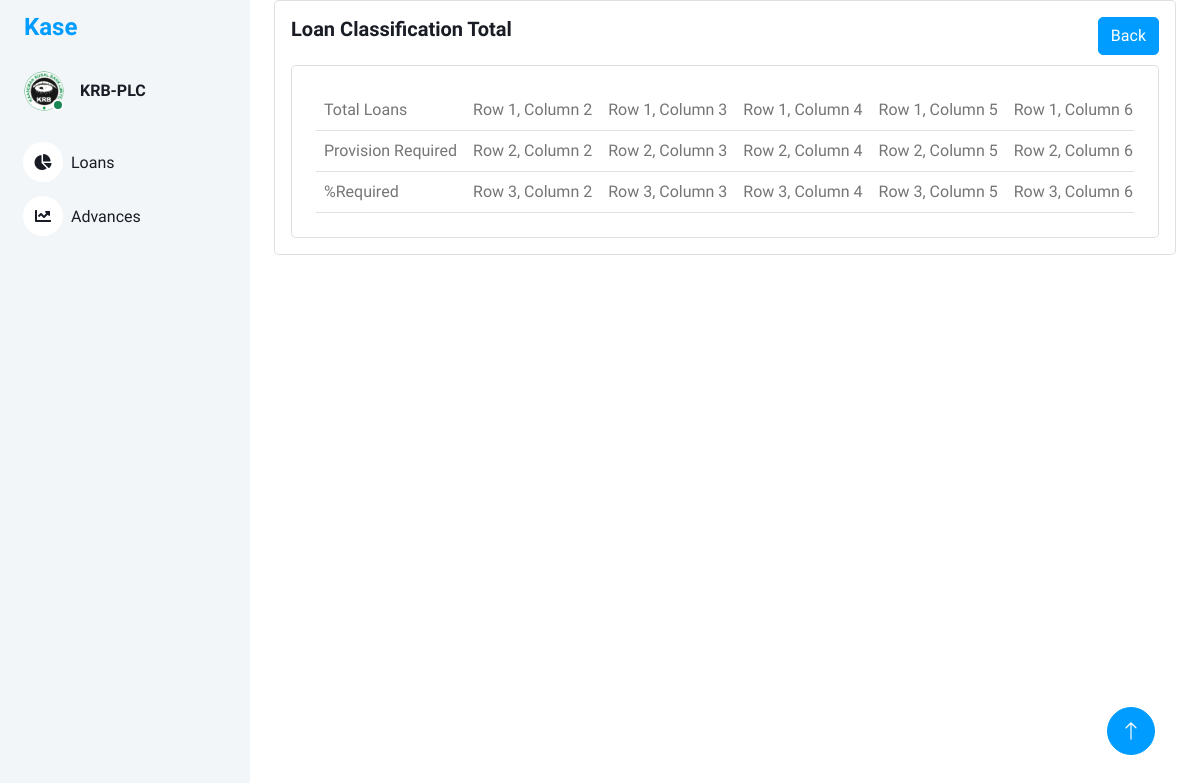
Before: /loan_classification_total/2 with the older database file.
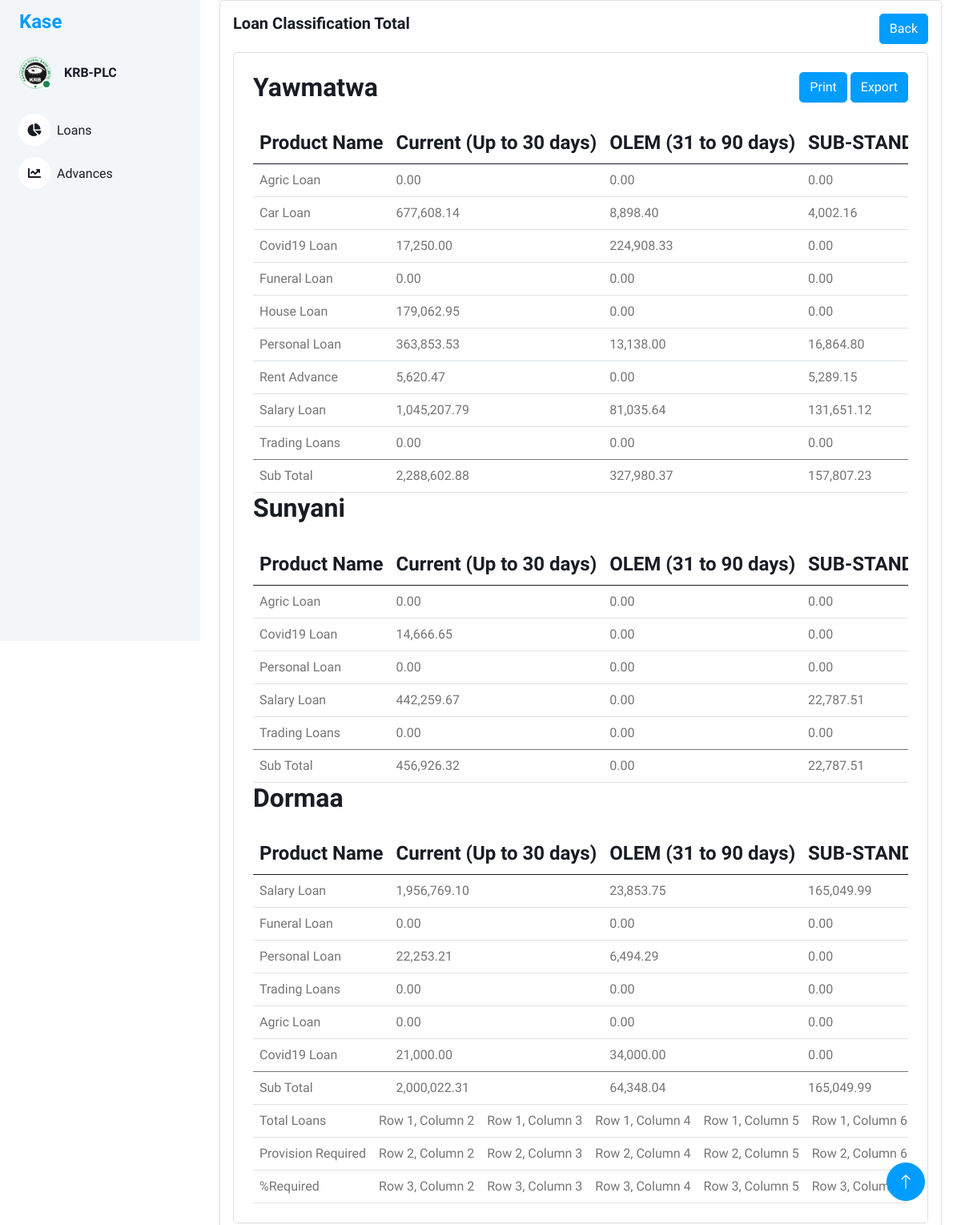
After: the same page with the newer database file.
### models/loan_classification_files.py (models this page shows, shortened)
class LoanClassificationFiles(db.Model):
    id = db.Column(db.Integer, primary_key=True)
    branch_name = db.Column(db.String(100), nullable=False)
    loan_class_id = db.Column(db.String(100), nullable=True)
    filename = db.Column(db.String(100), nullable=True)

### models/loan_classification_items.py (models this page shows, shortened)
class LoanClassificationItems(db.Model):
    id = db.Column(db.Integer, primary_key=True)
    loan_class_file_id = db.Column(db.String(100), nullable=False)
    arrangement = db.Column(db.String(100), nullable=True)
    application_id = db.Column(db.String(100), nullable=True)
    company_branch = db.Column(db.String(100), nullable=True)
    account = db.Column(db.String(100), nullable=True)
    officer = db.Column(db.String(100), nullable=True)
    product_name = db.Column(db.String(100), nullable=True)
    customer = db.Column(db.String(100), nullable=True)
    customer_name = db.Column(db.String(100), nullable=True)
    opening_date = db.Column(db.String(100), nullable=True)
    first_pay_date = db.Column(db.String(100), nullable=True)
    maturity_date = db.Column(db.String(100), nullable=True)
    term = db.Column(db.String(100), nullable=True)
    ccy = db.Column(db.String(100), nullable=True)
    commitment = db.Column(db.String(100), nullable=True)
    principal = db.Column(db.String(100), nullable=True)
    due_date = db.Column(db.String(100), nullable=True)
    overdue = db.Column(db.String(100), nullable=True)
    resch_id = db.Column(db.String(100), nullable=True)
    status = db.Column(db.String(100), nullable=True)

### views/loan_classification.py (the view)
@bp.route('/loan_classification_total/<int:id>')
def loan_classification_total(id):
    loan_classification_uploads = LoanClassificationFiles.query.filter_by(loan_class_id=id).all()
    branches_data = {}  # Dictionary to store all branches data
    branches_column_data = {}
    default_classifications = {
        'Current (Up to 30 days)': {'Commitment': 0.00, 'Principal': 0.00, 'Count': 0},
        'OLEM (31 to 90 days)': {'Commitment': 0.00, 'Principal': 0.00, 'Count': 0},
        'SUB-STAND (91 to 180 days)': {'Commitment': 0.00, 'Principal': 0.00, 'Count': 0},
        'DOUTFUL (181 to 360 days)': {'Commitment': 0.00, 'Principal': 0.00, 'Count': 0},
        'LOSS (Over 360 days)': {'Commitment': 0.00, 'Principal': 0.00, 'Count': 0}
    }
    for classification in loan_classification_uploads:
        branch_name = classification.branch_name
        if branch_name not in branches_data:
            branches_data[branch_name] = {}
            branches_column_data[branch_name] = {
                'Current (Up to 30 days)':  0.00,
                'OLEM (31 to 90 days)' : 0.00,
                'SUB-STAND (91 to 180 days)':0.00,
                'DOUTFUL (181 to 360 days)': 0.00,
                'LOSS (Over 360 days)': 0.00
            }
        loan_classification_items = LoanClassificationItems.query.filter_by(loan_class_file_id=classification.id).all()
        for item in loan_classification_items:
            product_name = item.product_name
            if item.opening_date is None:
                continue
            loan_classification = classify_loan(item.maturity_date)
            if product_name not in branches_data[branch_name]:
                branches_data[branch_name][product_name] = deepcopy(default_classifications)
            branches_data[branch_name][product_name][loan_classification]['Commitment'] += float(item.principal.replace(',', ''))
            branches_data[branch_name][product_name][loan_classification]['Principal'] += float(item.principal.replace(',', ''))
            branches_data[branch_name][product_name][loan_classification]['Count'] += 1
            branches_column_data[branch_name][loan_classification] += round(float(item.principal.replace(',', '')),2)
            branches_data[branch_name][product_name][loan_classification]['Commitment'] = round(branches_data[branch_name][product_name][loan_classification]['Commitment'], 2)
            branches_data[branch_name][product_name][loan_classification]['Principal'] = round(branches_data[branch_name][product_name][loan_classification]['Principal'], 2)
    return render_template('loan_classification_total.html', branches_data=branches_data,id=id,branches_column_total=branches_column_data)

### views/loan_classification.py (called while the page is built)
def classify_loan(maturity_date_str):
    from datetime import datetime  # Make sure you've imported datetime here
    maturity_date = datetime.strptime(maturity_date_str, '%d-%b-%y').date()
    days_outstanding = (date.today() - maturity_date).days
    if days_outstanding <= 30:
        return 'Current (Up to 30 days)'
    elif 31 <= days_outstanding <= 90:
        return 'OLEM (31 to 90 days)'
    elif 91 <= days_outstanding <= 180:
        return 'SUB-STAND (91 to 180 days)'
    elif 181 <= days_outstanding <= 360:
        return 'DOUTFUL (181 to 360 days)'
    else:
        return 'LOSS (Over 360 days)'   # Adjusted key here

### templates/loan_classification_total.html (shortened to what this page needs)
<!DOCTYPE html>
<html lang="en">
<head>
    <link href="https://cdnjs.cloudflare.com/ajax/libs/font-awesome/5.10.0/css/all.min.css" rel="stylesheet">
    <link href="https://cdn.jsdelivr.net/npm/bootstrap-icons@1.4.1/font/bootstrap-icons.css" rel="stylesheet">
    <link href="{{ url_for('static', filename='lib/owlcarousel/assets/owl.carousel.min.css') }}" rel="stylesheet">
    <link href="{{ url_for('static', filename='lib/tempusdominus/css/tempusdominus-bootstrap-4.min.css') }}"
        rel="stylesheet" />
    <link href="{{ url_for('static',filename='css/bootstrap.min.css') }}" rel="stylesheet">
    <link href="{{ url_for('static', filename='css/style.css') }}" rel="stylesheet">
</head>
<body>
    <div class="container-xxl position-relative bg-white d-flex p-0">
        <div class="sidebar pe-4 pb-3">
            <nav class="navbar bg-light navbar-light">
                <a href="{{ url_for('main.index') }}" class="navbar-brand mx-4 mb-3">
                    <h4 class="text-primary">Kase</h4>
                </a>
                <div class="d-flex align-items-center ms-4 mb-4">
                    <div class="position-relative">
                        <img class="rounded-circle" src="{{ url_for('static',filename='img/krblogoBig.png') }}" alt=""
                            style="width: 40px; height: 40px;">
                        <div
                            class="bg-success rounded-circle border border-2 border-white position-absolute end-0 bottom-0 p-1">
                        </div>
                    </div>
                    <div class="ms-3">
                        <h6 class="mb-0">KRB-PLC</h6>
                    </div>
                </div>
                <div class="navbar-nav w-100">
                    <a href="{{ url_for('main.index') }}" class="nav-item nav-link"><i
                            class="fa fa-chart-pie me-2"></i>Loans
                    </a>
                    <a href="{{ url_for('returns.returns') }}" class="nav-item nav-link"><i
                            class="fa fa-chart-line me-2"></i>Advances</a>
                </div>
            </nav>
        </div>
        <div class="content">
            <div class="container-fluid">
                <div class="container-fluid">
                    <div class="card">
                        <div class="card-body">
                            <div class="d-flex justify-content-between">
                                <div>
                                    <h5 class="card-title fw-semibold mb-4">Loan Classification Total</h5>
                                </div>
                                <div>
                                    <a href="{{ url_for('loan_classification.loan_classification_uploads', id=id )}}"
                                        class="btn btn-primary">Back</a>
                                </div>
                            </div>
                            <div class="card w-100">
                                <div class="card-body p-4">
                                    {% for branch_name, products in branches_data.items() %}
                                    <div class="d-flex justify-content-between">
                                        <div>
                                            <h2 class="card-title fw-semibold mb-4">{{ branch_name }} </h2>
                                        </div>
                                        <div>
                                            {% if loop.first %}
                                            <a href="#" class="btn btn-primary">Print</a>
                                            <a href="#" class="btn btn-primary">Export</a>
                                            {% endif %}
                                        </div>
                                    </div>
                                    <div class="table-responsive">
                                        <table class="table text-nowrap mb-0 align-middle">
                                            <thead class="text-dark fs-4">
                                                <tr>
                                                    <th>Product Name</th>
                                                    <th>Current (Up to 30 days)</th>
                                                    <th>OLEM (31 to 90 days)</th>
                                                    <th>SUB-STAND (91 to 180 days)</th>
                                                </tr>
                                            </thead>
                                            <tbody>
                                                {% for product_name, classifications in products.items()%}
                                                    <tr>
                                                        <td>{{ product_name }}</td>
                                                        <td>{{ "{:,.2f}".format(classifications['Current (Up to 30 days)']['Commitment']) }}</td>
                                                        <td>{{ "{:,.2f}".format(classifications['OLEM (31 to 90 days)']['Commitment']) }}</td>
                                                        <td>{{ "{:,.2f}".format(classifications['SUB-STAND (91 to 180 days)']['Commitment']) }}</td>
                                                    </tr>
                                                {% endfor %}
                                            </tbody>
                                            <tfoot>
                                                <tr>
                                                    <td>Sub Total</td>
                                                    <td>{{ "{:,.2f}".format(branches_column_total[branch_name]['Current (Up to 30 days)']) }}</td>
                                                    <td>{{ "{:,.2f}".format(branches_column_total[branch_name]['OLEM (31 to 90 days)']) }}</td>
                                                    <td>{{ "{:,.2f}".format(branches_column_total[branch_name]['SUB-STAND (91 to 180 days)']) }}</td>
                                                </tr>
                                            </tfoot>
                                        </table>
                                    </div>
                                    {% endfor %}
                                    <div class="table-responsive">
                                        <table class="table text-nowrap mb-0 align-middle">
                                            <tr>
                                              <td>Total Loans</td>
                                              <td>Row 1, Column 2</td>
                                              <td>Row 1, Column 3</td>
                                              <td>Row 1, Column 4</td>
                                              <td>Row 1, Column 5</td>
                                              <td>Row 1, Column 6</td>
                                            </tr>
                                            <tr>
                                              <td>Provision Required</td>
                                              <td>Row 2, Column 2</td>
                                              <td>Row 2, Column 3</td>
                                              <td>Row 2, Column 4</td>
                                              <td>Row 2, Column 5</td>
                                              <td>Row 2, Column 6</td>
                                            </tr>
                                            <tr>
                                              <td>%Required</td>
                                              <td>Row 3, Column 2</td>
                                              <td>Row 3, Column 3</td>
                                              <td>Row 3, Column 4</td>
                                              <td>Row 3, Column 5</td>
                                              <td>Row 3, Column 6</td>
                                            </tr>
                                          </table>
                                    </div>
                                </div>
                            </div>
                        </div>
                    </div>
                </div>
            </div>
            <a href="#" class="btn btn-lg btn-primary btn-lg-square back-to-top"><i class="bi bi-arrow-up"></i></a>
        </div>
    </div>
</body>
</html>

### static/css/style.css (style rules this page uses)
:root { --primary: #009CFF; --light: #F3F6F9; --dark: #191C24; }
.back-to-top { position: fixed; display: none; right: 45px; bottom: 45px; z-index: 99; }
.btn { transition: .5s; }
.btn.btn-primary { color: #FFFFFF; }
.btn-lg-square { width: 48px; height: 48px; }
.btn-square, .btn-sm-square, .btn-lg-square { padding: 0; display: inline-flex; align-items: center; justify-content: center; font-weight: normal; border-radius: 50px; }
.sidebar { position: fixed; top: 0; left: 0; bottom: 0; width: 250px; height: 100vh; overflow-y: auto; background: var(--light); transition: 0.5s; z-index: 999; }
.content { margin-left: 250px; min-height: 100vh; background: #FFFFFF; transition: 0.5s; }
@media (min-width: 992px) { .sidebar { margin-left: 0; } }
@media (min-width: 992px) { .content { width: calc(100% - 250px); } }
.sidebar .navbar .navbar-nav .nav-link { padding: 7px 20px; color: var(--dark); font-weight: 500; border-left: 3px solid var(--light); border-radius: 0 30px 30px 0; outline: none; }
.sidebar .navbar .navbar-nav .nav-link i { width: 40px; height: 40px; display: inline-flex; align-items: center; justify-content: center; background: #FFFFFF; border-radius: 40px; }

Changed rows visible on the page:
added LoanClassificationFiles: branch_name "Yawmatwa", shows "Print", branch_name "2,288,602.88", branch_name "327,980.37", branch_name "157,807.23"
added LoanClassificationItems: product_name "Agric Loan", classifications "0.00", shown under "Yawmatwa"
added LoanClassificationItems: product_name "Car Loan", classifications "677,608.14", classifications "8,898.40", classifications "4,002.16", shown under "Yawmatwa"
added LoanClassificationItems: product_name "Covid19 Loan", classifications "17,250.00", classifications "224,908.33", classifications "0.00", shown under "Yawmatwa"
added LoanClassificationItems: product_name "Funeral Loan", classifications "0.00", shown under "Yawmatwa"
added LoanClassificationItems: product_name "House Loan", classifications "179,062.95", classifications "0.00", shown under "Yawmatwa"
added LoanClassificationItems: product_name "Personal Loan", classifications "363,853.53", classifications "13,138.00", classifications "16,864.80", shown under "Yawmatwa"
added LoanClassificationItems: product_name "Rent Advance", principal "5,620.47", classifications "0.00", classifications "5,289.15", shown under "Yawmatwa"
added LoanClassificationItems: product_name "Salary Loan", classifications "1,045,207.79", classifications "81,035.64", classifications "131,651.12", shown under "Yawmatwa"
added LoanClassificationItems: product_name "Trading Loans", classifications "0.00", shown under "Yawmatwa"
added LoanClassificationFiles: branch_name "Sunyani", branch_name "456,926.32", branch_name "0.00", branch_name "22,787.51"
added LoanClassificationItems: product_name "Agric Loan", classifications "0.00", shown under "Sunyani"
added LoanClassificationItems: product_name "Covid19 Loan", classifications "14,666.65", classifications "0.00", shown under "Sunyani"
added LoanClassificationItems: product_name "Personal Loan", classifications "0.00", shown under "Sunyani"
added LoanClassificationItems: product_name "Salary Loan", classifications "442,259.67", classifications "0.00", classifications "22,787.51", shown under "Sunyani"
added LoanClassificationItems: product_name "Trading Loans", classifications "0.00", shown under "Sunyani"
added LoanClassificationFiles: branch_name "Dormaa", branch_name "2,000,022.31", branch_name "64,348.04", branch_name "165,049.99"
added LoanClassificationItems: product_name "Salary Loan", classifications "1,956,769.10", classifications "23,853.75", classifications "165,049.99", shown under "Dormaa"
added LoanClassificationItems: product_name "Funeral Loan", classifications "0.00", shown under "Dormaa"
added LoanClassificationItems: product_name "Personal Loan", classifications "22,253.21", classifications "6,494.29", classifications "0.00", shown under "Dormaa"
added LoanClassificationItems: product_name "Trading Loans", classifications "0.00", shown under "Dormaa"
added LoanClassificationItems: product_name "Agric Loan", classifications "0.00", shown under "Dormaa"
added LoanClassificationItems: product_name "Covid19 Loan", classifications "21,000.00", classifications "34,000.00", classifications "0.00", shown under "Dormaa"
